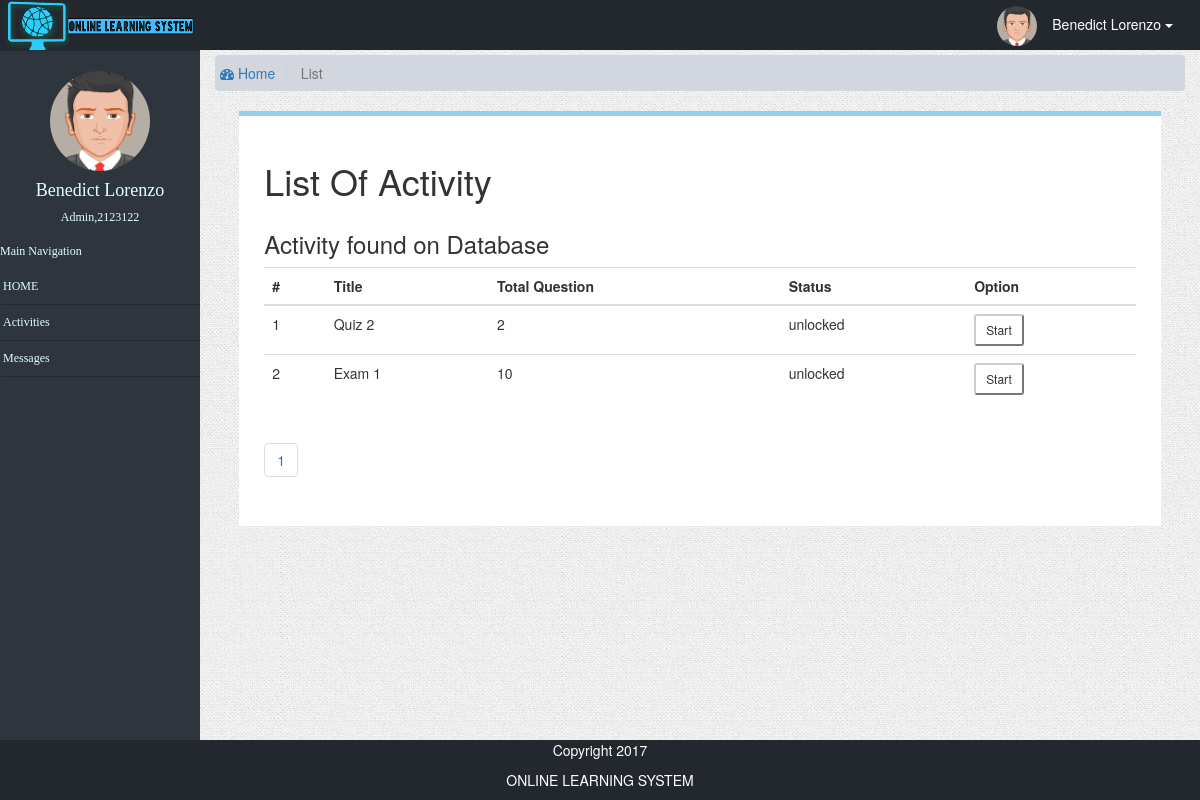
Page /student/list.php?q=1&ref=2123122 (signed in) on the earlier database version.
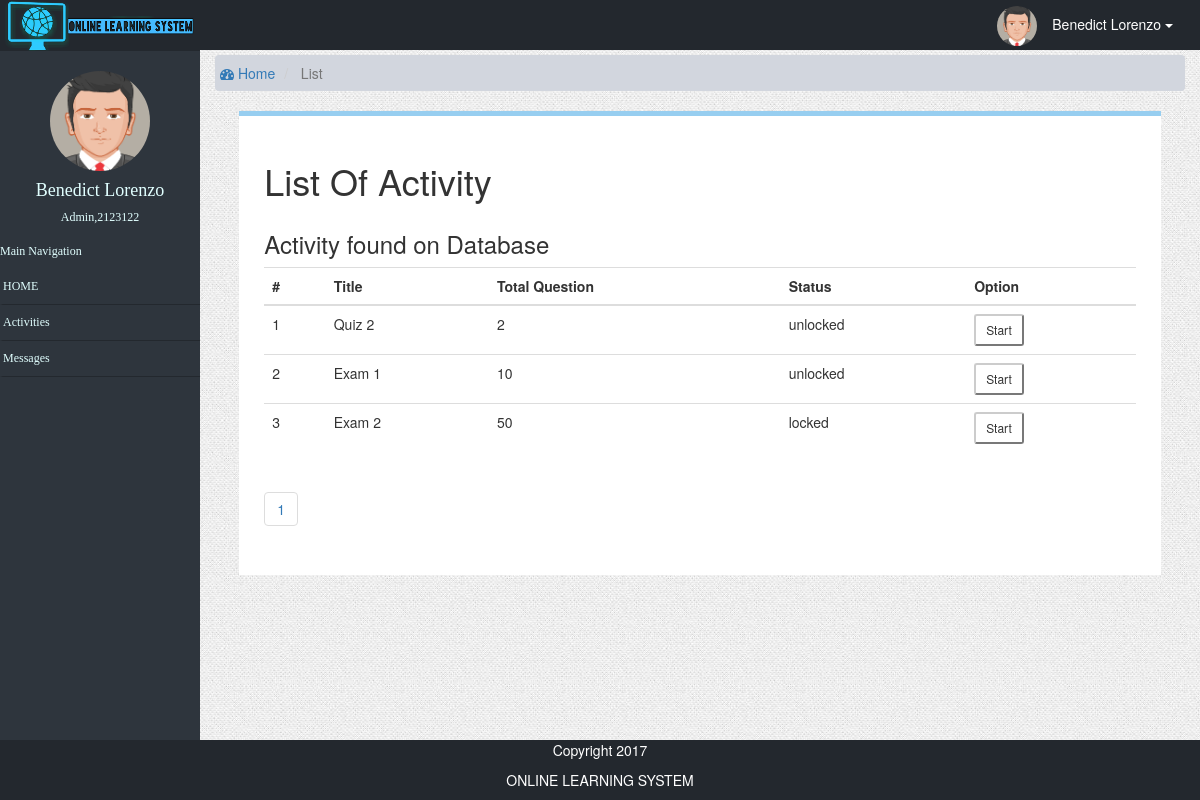
Same page on the later database version.
### tables this page shows
CREATE TABLE `createact` (
  `create_id` int(11) NOT NULL,
  `title` varchar(255) NOT NULL,
  `numque` int(11) NOT NULL,
  `status` varchar(255) NOT NULL
);

### student/list.php (the view, shortened to what this page needs)
<?php
function display_content(){
if(@$_GET['q']==1){
  $act_id =$_GET['ref'];
	echo '
    <div class="content-wrapper">
    <section class="content-header">
      <ol class="breadcrumb">
        <li><a href="./?ref='.$_SESSION['username'].' "><i class="fa fa-dashboard"></i> Home</a></li>
        <li class="active"> List</a></li>
      </ol>
    </section>
    </div>
		<div class="borderStudent">
			<section class="content-header">
      	<h1>List Of Activity</h1>
      		<section class = "content">
      			<div class="row">
              <section class="col-lg-12">
                <div class="box box-info">
                  <div class="box-header">
                    <h3 class="box-title">Activity found on Database</h3>
                  </div>
                  <div class="box-body">
				            <table class="table">
                   		<tbody>
                   			<tr>
    		                  <th>#</th>
    		                  <th>Title</th>
    		                  <th>Total Question</th>
    						          <th>Status</th>
                          <th>Option</th>
                    		</tr>
                      </tbody>
                   		<tbody>';
                      include('../db_config/database.php');
		                    $page =$_GET['page'];
                      if ($page=="" || $page=="1"){
								        $page1=0;
		                  }else{
								        $page1=($page*10)-10;
						          }
                        $sql = "SELECT * FROM createact limit $page1,10";
                        $result = mysqli_query($connection,$sql);
                      if ($result->num_rows > 0) {
                        $num =1 ;
                        while($row = $result->fetch_assoc()) {
echo "
                   			<tr>
                   				<td>".$num."</td>
                   				<td>".$row["title"]."</td>
                   				<td>".$row["numque"]."</td>
                          <td>".$row['status']."</td>
                          <td>
               					    <form method='POST' action='list.php?ref=".$row["create_id"]."&q=2&id=".$act_id."'>
                              <input class = 'btn-default btn-sm' title ='Start " .$row["title"]."' type='submit' name='start' value='Start'>
                            </form>
                          </td>
               			    </tr>
";
                        $num++;
                        }
                      } $connection->close();
echo '
 					            </tbody>
                    </table>
                    <ul class="pagination">';
                      include('../db_config/database.php');
                        $sql = "SELECT * FROM createact";
                        $result = mysqli_query($connection,$sql);
                      if ($result->num_rows > 0) {
                        print '<tr><td colspan="10">';
                        $ragents=mysqli_num_rows($result);
                        $a = $ragents/10;
                        $a = ceil($a);
                      for ($b=1;$b<=$a;$b++){
?>                      <li class="paginate_button">
                          <a href="list.php?q=1&ref=<?php echo $act_id ?>&page=<?php echo $b; ?>" ><?php echo $b. " "; ?></a>
                        </li><?php
                      }
                    }
echo '
                    </ul>
                  </div>
              </div>
            </section>
          </div>
        </section>
      </section>
    </div>
';
}
    ?>
<?php
}
	require_once('studenttemplate.php');
	?>

Differences in the rows shown:
added createact: title "Exam 2", numque "50", status "locked"
